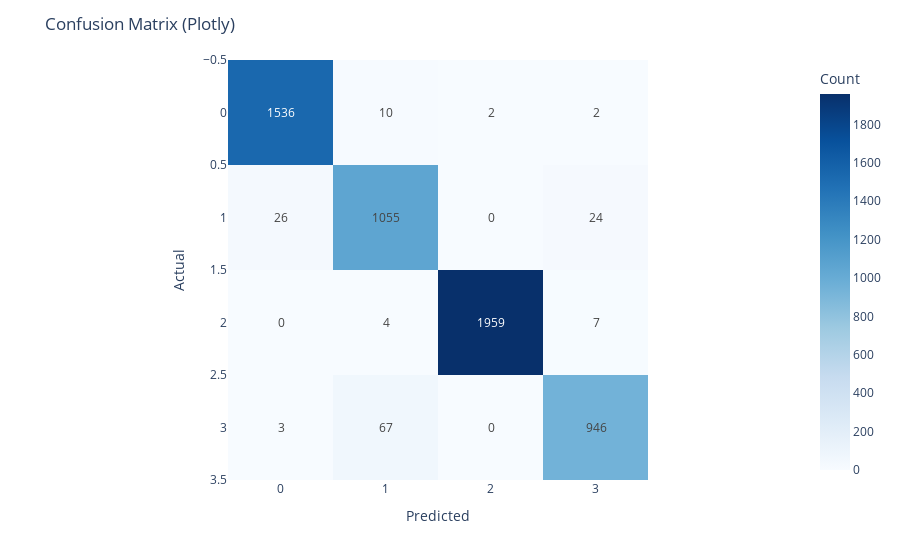

This figure's notebook cell:
### Markdown cell above
## Confusion Matrix Plot

### Code cell
# Create a confusion matrix
cm = confusion_matrix(y_test, y_pred)
labels = np.unique(y)

fig = px.imshow(
    cm,
    labels=dict(x="Predicted", y="Actual", color="Count"),
    x=labels,
    y=labels,
    color_continuous_scale='Blues',
    text_auto=True
)

fig.update_layout(title="Confusion Matrix (Plotly)")
fig.show()

### Figure 1 — Plotly figure (JSON) as saved in the notebook; plotly's stock layout.template omitted (floating-point values rounded to 4 significant figures)
{"data": [{"coloraxis": "coloraxis", "hovertemplate": "Predicted: %{x}<br>Actual: %{y}<br>Count: %{z}<extra></extra>", "name": "0", "texttemplate": "%{z}", "type": "heatmap", "x": [0, 1, 2, 3], "xaxis": "x", "y": [0, 1, 2, 3], "yaxis": "y", "z": [[1536, 10, 2, 2], [26, 1055, 0, 24], [0, 4, 1959, 7], [3, 67, 0, 946]]}], "layout": {"coloraxis": {"colorbar": {"title": {"text": "Count"}}, "colorscale": [[0, "rgb(247,251,255)"], [0.125, "rgb(222,235,247)"], [0.25, "rgb(198,219,239)"], [0.375, "rgb(158,202,225)"], [0.5, "rgb(107,174,214)"], [0.625, "rgb(66,146,198)"], [0.75, "rgb(33,113,181)"], [0.875, "rgb(8,81,156)"], [1, "rgb(8,48,107)"]]}, "margin": {"t": 60}, "title": {"text": "Confusion Matrix (Plotly)"}, "xaxis": {"anchor": "y", "constrain": "domain", "domain": [0, 1], "scaleanchor": "y", "title": {"text": "Predicted"}}, "yaxis": {"anchor": "x", "autorange": "reversed", "constrain": "domain", "domain": [0, 1], "title": {"text": "Actual"}}}}
